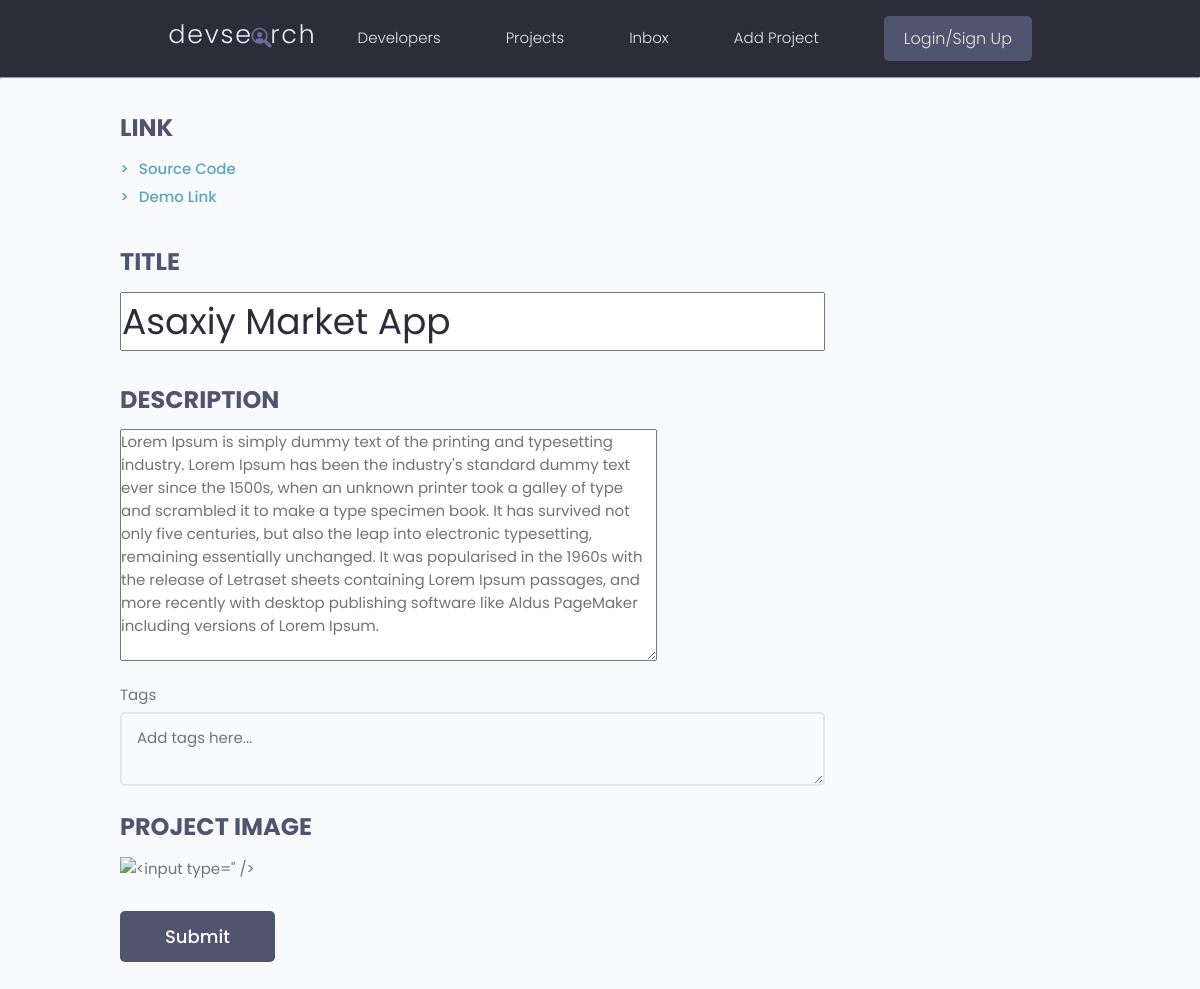
The page /projects/update-project/70824fde951348f0b9c71f4b1b184a06/ on the database its author committed.
### projects/models.py (models this page shows, shortened)
class Project(models.Model):
    id  = models.UUIDField(default=uuid.uuid4, primary_key=True, unique=True, editable=False)
    title = models.CharField(max_length=200)
    description = models.TextField(null=True, blank=True)
    project_image = models.ImageField(upload_to='projects/images/')
    demo_link = models.CharField(max_length=2000, null=True, blank=True)
    source_code = models.CharField(max_length=2000, null=True, blank=True)
    vote_ratio = models.IntegerField(default=0, null=True, blank=True)
    vote_count = models.IntegerField(default=0, null=True, blank=True)
    tags = models.ManyToManyField('Tag', blank=True)
    created = models.DateTimeField(auto_now_add=True)

### projects/views.py (the view)
# urls.py: path('update-project/<str:pk>/', views.update_project, name='update-project'),
def update_project(request, pk):
    project = Project.objects.get(id=pk)
    form = ProjectForm(instance=project)
    if request.method == "POST":
        form = ProjectForm(request.POST, request.FILES, instance=project)
        if form.is_valid():
            form.save()
            return redirect('projects')
    context = {'project':form}
    return render(request, 'projects/form-project.html', context)

### projects/form.py
class ProjectForm(ModelForm):
    class Meta:
        model = Project
        fields = ['title', 'description', 'project_image', 'demo_link', 'source_code', 'tags']

### projects/templates/projects/form-project.html (shortened to what this page needs)
{% extends 'main.html' %}
{% load static %}
{% block content %}
<main class="singleProject my-md">
    <div class="container">
      <div class="layout">
        <div class="column column--1of3">
          <h3 class="singleProject__subtitle">Link</h3>
          {% if project.source_code %}
          <a class="singleProject__liveLink" href={{project.source_code}}>Source Code
          </a>
            <br>
          {% endif %}
          {% if project.demo_link %}
          <a class="singleProject__liveLink" href={{project.demo_link}}>Demo Link
          </a>
          {% endif %}
        </div>
        <div class="column column--2of3">
          <h3 class="singleProject__subtitle">Title</h3>
          <h2 class="singleProject__title">{{project.title}}</h2>
          <h3 class="singleProject__subtitle">Description</h3>
          <div class="singleProject__info">{{project.description}}<br /></div>
                <div class="form__field">
                    <label for="formInput#text">Tags</label>
                    <textarea class="input" name="newtags" placeholder="Add tags here..."></textarea>
                </div>
          {% if project.project_image %}
          <h3 class="singleProject__subtitle">Project Image</h3>
          <img src="{{ project.project_image.url }}" alt="{{ project.title }}" />
            <br>
            <input class="btn btn--sub btn--lg  my-md" type="submit" value="Submit" />
          {% endif %}
        </div>
      </div>
    </div>
</main>
{% endblock content %}

### static/styles/app.css (style rules this page uses)
:root { --color-sub: #2d2d39; }
.btn--sub { background-color: var(--color-sub-light); }
img { width: 100%; }
.singleProject .column--1of3 { order: 2; }
@media screen and (min-width: 1081px) { .singleProject .column--1of3 { order: 1; } }
@media screen and (min-width: 1081px) { .singleProject .column--2of3 { order: 2; } }
.singleProject__liveLink { font-weight: 500; transition: all 0.3s ease-in-out; border-bottom: 2px solid transparent; }
.singleProject__title { font-size: 3.6rem; font-weight: 700; color: var(--color-sub); margin-bottom: 3rem; }
.singleProject__subtitle { text-transform: uppercase; font-size: 2.4rem; font-weight: 700; color: var(--color-sub-light); margin-bottom: 1rem; }

### static/uikit/styles/modules/_variables.css (style rules this page uses)
:root { --color-main: #5aa5b9; --color-main-light: #e6faff; --color-sub: #3f4156; --color-sub-light: #51546e; --color-sub-lighter: #ededfd; --color-text: #737373; --color-gray: #8b8b8b; --color-light: #e5e7eb; --color-light-gray: #767676; --color-bg: #f8fafd; --color-white: #fffefd; --color-white-light: #f3f3f3; --color-success: #359e64; --color-success-bg: #def8e8; --color-error: #fc4b0b; --color-error-bg: #fff2ee; --font-base: 'Poppins', arial, helvetica, 'Segoe UI', roboto, ubuntu, sans-serif; --font-monospace: 'Fira Code', 'Courier New', courier, monospace; --font-regular: 300; --font-medium: 500; --font-bold: 700; --generic-shadow: 1px 1px 5px #00000010; --generic-transition: all 0.3s ease-in-out; }

### static/uikit/styles/modules/_base.css (style rules this page uses)
* { margin: 0; padding: 0; box-sizing: border-box; text-rendering: optimizeLegibility; color: inherit; font-size: inherit; }
html { font-size: 50%; }
@media only screen and (min-width: 480px) { html { font-size: 56.25%; } }
@media only screen and (min-width: 1200px) { html { font-size: 62.5%; } }
body { line-height: 1.6; font-weight: 400; font-size: 1.5rem; color: var(--color-text); background-color: var(--color-bg); min-height: 100vh; }

### static/uikit/styles/modules/_typography.css (style rules this page uses)
* { font-family: var(--font-base); }
h2 { font-size: 3.6rem; font-weight: var(--font-bold); }
h3 { font-size: 3.2rem; font-weight: var(--font-medium); }
a { padding-bottom: 2px; text-decoration: none; display: inline-block; color: var(--color-main); font-weight: var(--font-medium); }

### static/uikit/styles/modules/_utilities.css (style rules this page uses)
.container { width: 92%; max-width: 165rem; margin: 0 auto; box-sizing: border-box; }
@media screen and (min-width: 1000px) { .container { width: 90%; } }
@media screen and (min-width: 1200px) { .container { width: 80%; } }
.my-md { margin: 3rem auto; }

### static/uikit/styles/modules/_button.css (style rules this page uses)
.btn { display: inline-block; position: relative; cursor: pointer; background-color: var(--color-light); font-weight: var(--font-medium); color: var(--color-sub); text-decoration: none; padding: 1rem 2rem; border-radius: 0.5rem; border: none; width: -webkit-fit-content; width: -moz-fit-content; width: fit-content; height: -webkit-fit-content; height: -moz-fit-content; height: fit-content; font-size: 1.6rem; outline-width: 0; outline-color: transparent; -webkit-backface-visibility: hidden; backface-visibility: hidden; transition: all 0.3s ease-in-out; }
.btn--sub { background-color: var(--color-sub); color: var(--color-white); }
.btn--lg { font-size: 1.8rem; padding: 1.2rem 4.5rem; }

### static/uikit/styles/modules/_form.css (style rules this page uses)
.form__field { margin-top: 1.5rem; margin-bottom: 1.5rem; }
.form__label, .form__field > label { display: block; margin-bottom: 0.5rem; color: var(--color-text); }
input.input[type='text'], input.input[type='email'], input.input[type='password'], input.input[type='number'], textarea.input { min-width: 24rem; width: 100%; padding: 1.2rem 1.5rem; border-radius: 0.5rem; border: 2px solid var(--color-light); transition: all 0.3s ease-in-out; background-color: var(--color-bg); }

### static/uikit/styles/modules/_layout.css (style rules this page uses)
.layout { display: flex; flex-flow: row wrap; justify-content: space-between; }
.layout > .column { margin-bottom: 3rem; }
.layout > .column.column--1of3 { flex-basis: 30%; }
.layout > .column.column--2of3 { flex-basis: 64%; }

### rows shown on the page
Project: title "Asaxiy Market App", description "Lorem Ipsum is simply dummy text of the printing and typesetting industry. Lorem Ipsum has been the industry's standard dummy text ever since the 1500s, when an unknown printer took a galley of type and scrambled it to make a type specimen book. It has survived not only five centuries, but also the leap into electronic typesetting, remaining essentially unchanged. It was popularised in the 1960s with the release of Letraset sheets containing Lorem Ipsum passages, and more recently with desktop publishing software like Aldus PageMaker including versions of Lorem Ipsum."
